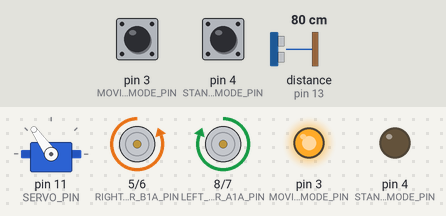
Simulated run of this sketch. Board: Arduino Uno, built with avr-gcc and run on an emulated ATmega328P. Parts: servo, motor-driver pin pairs drawn as motors (green arrow = first pin HIGH = forward, orange = second pin HIGH = backward, longer = more drive), output pins drawn as LEDs (lit = HIGH). Wiring (inferred from the names in the program): ultrasonic range finder: trigger pin 12; echo pin 13. The test bench sets the inputs (shaded band); at power-on: distance to the obstacle (sensor on pin 13) 80 cm, pin 4 (STAND_MODE_PIN) LOW, pin 3 (MOVING_MODE_PIN) LOW. The echo pulse lasts 58.3 µs per cm; random numbers use the default seed unless the sketch sets one; pins used as bus, display or sensor lines are not drawn.

Above: at 1.2 s.
1.3 s: distance to the obstacle (sensor on pin 13) set to 26 cm
4.3 s: distance to the obstacle (sensor on pin 13) set to 22 cm
At 5.2 s:
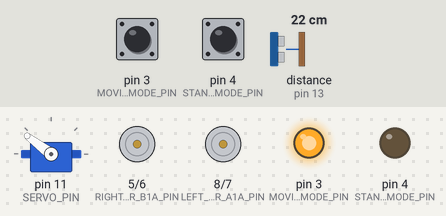
7.3 s: pin 4 (STAND_MODE_PIN) pulled HIGH for 0.15 s
At 8.2 s:
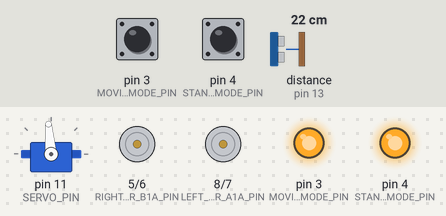
8.9 s: pin 3 (MOVING_MODE_PIN) pulled HIGH for 0.15 s
At 10.1 s:
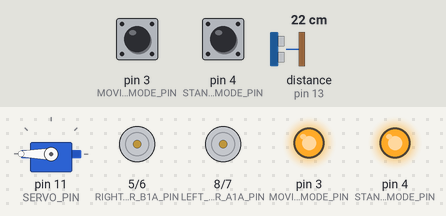
12.0 s: distance to the obstacle (sensor on pin 13) set to 35 cm
15.0 s: pin 4 (STAND_MODE_PIN) pulled HIGH for 1 s
At 16.4 s:
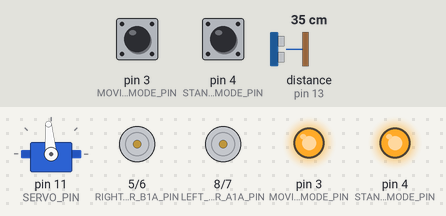
Timing chart, 0 to 18.0 s (numbered marks = the images above; inputs shaded):
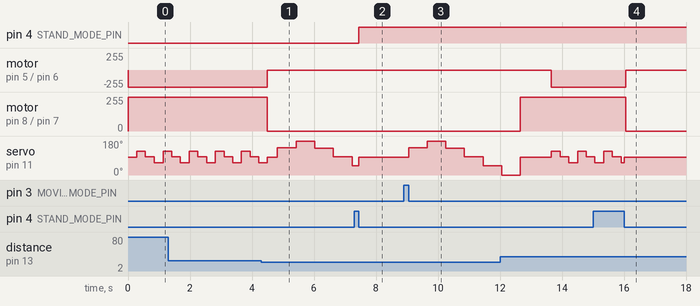

Measured:
- the behaviour switches between 24 and 23 cm on distance to the obstacle (sensor on pin 13) (found by bisection; images 0 and 1)
- after the input at 4.3 s, motor on pin 5 (RIGHT_MOTOR_B1A_PIN) / pin 6 (RIGHT_MOTOR_B1B_PIN): backward 255/255 → stopped after 0.20 s; motor on pin 8 (LEFT_MOTOR_A1A_PIN) / pin 7 (LEFT_MOTOR_A1B_PIN): forward 255/255 → stopped after 0.20 s
- after the input at 7.3 s, pin 4 (STAND_MODE_PIN): LOW → HIGH after 0.15 s
- after the input at 8.9 s, servo on pin 11 (SERVO_PIN): 95° → 143° after 0.15 s, → 180° 0.60 s later, → 142° 0.60 s later, → 96° 0.60 s later, … (5 changes in this stretch)
- after the input at 15.0 s, motor on pin 5 (RIGHT_MOTOR_B1A_PIN) / pin 6 (RIGHT_MOTOR_B1B_PIN): backward 255/255 → stopped after 1.1 s; motor on pin 8 (LEFT_MOTOR_A1A_PIN) / pin 7 (LEFT_MOTOR_A1B_PIN): forward 255/255 → stopped after 1.1 s
- by itself, servo on pin 11 (SERVO_PIN): rises from 65° to 180° in 0.92 s, then falls to 48° in 1.8 s

The sketch:

arduino_robot.ino
```cpp
#include "fsm.h"
void setup()
{
   initialize();
}
void loop()
{
  realWorld();
  performTaskByState();
}
```

fsm.h
```cpp
/*
  fsm.h is used for states.
  Variables are used to store only time, states, task arrays.
*/
#include "robot_control.h"
//creating type void func named task
typedef void(*task)();

//forward declaration
void updateTime(uint64_t *millisVar);
void performTask(task myTask, uint64_t *elapsedTime, uint64_t constant);
void clearPathStates();
void stopMoving();
void moveForward();
void moveBackward();
void moveLeft();
void moveRight();
void servoStandScan();
void servoMoveScan();
void initRobotTasks();
void realWorld();
void performTaskByState();
void movingModeWorld();
void standModeWorld();

//Variable declaration
//time
static uint64_t millisSensor = 0;
static uint64_t millisServo = 0;
static uint64_t moveMillis = 0;

//specific vars
static int16_t curDistance = DEFAULT_DISTANCE;

//states
static uint8_t state = MOVE_FORWARD_STATE;
static uint8_t worldState = NO_OBJECTS;
static uint8_t pathState[] = {EMPTY,EMPTY}; //left, right

//robot tasks
static task stateTasks[] = {(task) stopMoving, (task) moveForward, (task) moveLeft, (task) moveRight, (task) moveBackward, (task) servoStandScan, (task) servoMoveScan};
static task worldTasks[] = {(task) movingModeWorld, (task) standModeWorld};

void updateTime(uint64_t *millisVar)
{
  *millisVar = millis();
}

void updateAllTime()
{
  updateTime(&millisSensor);
  updateTime(&millisServo);
  updateTime(&moveMillis);
}

void clearPathStates()
{
  pathState[LEFT] = EMPTY;
  pathState[RIGHT] = EMPTY;
}

void performTask(task myTask, uint64_t *elapsedTime, uint64_t constant)
{
  uint64_t millisCurrent = 0;
  updateTime(&millisCurrent);
  if (millisCurrent - *elapsedTime > constant)
  {
    *elapsedTime = millisCurrent;
    myTask();
  }
}

void stopMoving()
{
  stopMotors();
  if (getRobotMode() == MOVING_MODE)
  {
    if (worldState == NO_OBJECTS) worldState = COLLISION; //used for correct mode changing
    state = SERVO_STAND_SCAN_STATE;
  }
}

void moveForward()
{
  robotMove(MOVE_FORWARD, HIGH_MOTOR_SPEED);
  state = SERVO_MOVE_SCAN_STATE;
}

void moveBackward()
{
  robotMove(MOVE_BACKWARD, NORMAL_MOTOR_SPEED);
  if (getRobotMode() == MOVING_MODE)
  {
    performTask([]() {
      updateAllTime();
      worldState = COLLISION;
      state = STOP_STATE;
      }, &moveMillis, CHANGE_STATE_TO_STAND_SCAN_DELAY);
  }
}

void moveLeft()
{
  robotMove(MOVE_LEFT, SLOW_MOTOR_SPEED);
  performTask([](){state = MOVE_FORWARD_STATE;}, &moveMillis, CHANGE_STATE_TO_FORWARD_DELAY);
}

void moveRight()
{
  robotMove(MOVE_RIGHT, SLOW_MOTOR_SPEED);
  performTask([](){state = MOVE_FORWARD_STATE;}, &moveMillis, CHANGE_STATE_TO_FORWARD_DELAY);
}

void servoStandScan()
{
  performTask(&changeServoPos, &millisServo, SERVO_DELAY);
}

void servoMoveScan()
{
  if (worldState == NO_OBJECTS) performTask(&smallChangeServoPos, &millisServo, SERVO_FAST_DELAY);
  else state = STOP_STATE;
}

void movingModeWorld()
{
  bool isColliding = false;
  int16_t curDistance = DEFAULT_DISTANCE;
  if (worldState == NO_OBJECTS)
  {
    performTask(&sensorScan, &millisSensor, SENSOR_FAST_DELAY);
    curDistance = getDistance();
    isColliding = (curDistance <= COLLIDE_RANGE && curDistance >= 0);
  }
  if (state == SERVO_MOVE_SCAN_STATE && worldState == NO_OBJECTS)
  {
    if (isColliding)
    {
      worldState = COLLISION;
      rotateServo(SERVO_FORWARD_TO_LEFT);
    }
  }
  else if (worldState == COLLISION)
  {
    performTask(&sensorScan, &millisSensor, SENSOR_DELAY);
    curDistance = getDistance();
    isColliding = (curDistance <= COLLIDE_RANGE && curDistance >= 0);
    if (curDistance != DEFAULT_DISTANCE)
    {
      switch(getServoPos())
        {
          case SERVO_LEFT:
          case SERVO_HALF_LEFT:
            if (pathState[LEFT] == EMPTY || pathState[LEFT] == NO_OBJECTS) pathState[LEFT] = (isColliding) ? COLLISION : NO_OBJECTS;
            break;
          case SERVO_RIGHT:
          case SERVO_HALF_RIGHT:
            if (pathState[RIGHT] == EMPTY || pathState[RIGHT] == NO_OBJECTS) pathState[RIGHT] = (isColliding) ? COLLISION : NO_OBJECTS;
            break;
        }
    }
    if (getServoPos() == SERVO_HALF_RIGHT_TO_LEFT)
    {
      if (pathState[RIGHT] == COLLISION && pathState[LEFT] == COLLISION)
      {
        worldState = COLLISION_EVERYWHERE;
        state = MOVE_BACKWARD_STATE;
      }
      else if (pathState[RIGHT] == NO_OBJECTS && pathState[LEFT] == NO_OBJECTS) state = random(2,4);
      else if (pathState[RIGHT] == NO_OBJECTS && pathState[LEFT] == COLLISION) state = MOVE_RIGHT_STATE;
      else if (pathState[LEFT] == NO_OBJECTS && pathState[RIGHT] == COLLISION) state = MOVE_LEFT_STATE;
      if (pathState[LEFT] != EMPTY && pathState[RIGHT] != EMPTY)
      {
        rotateServo(SERVO_FORWARD_TO_LEFT);
        updateAllTime();
        if (pathState[RIGHT] == NO_OBJECTS || pathState[LEFT] == NO_OBJECTS) worldState = NO_OBJECTS;
        clearPathStates();
      }
    }
  }
}

void standModeWorld()
{
  int16_t curDistance = DEFAULT_DISTANCE;
  if (getServoPos() != SERVO_FORWARD_TO_LEFT)
  {
    rotateServo(SERVO_FORWARD_TO_LEFT);
    updateTime(&millisSensor);
  }
  performTask(&sensorScan, &millisSensor, SENSOR_ULTRA_FAST_DELAY);
  curDistance = getDistance();
  if (curDistance <= STANDMODE_COLLIDE_RANGE && curDistance >= 0)
  {
    state = MOVE_BACKWARD_STATE;
    worldState = COLLISION;
  }
  else if (curDistance != DEFAULT_DISTANCE)
  {
    worldState = NO_OBJECTS;
    state = STOP_STATE;
  }
}

void realWorld()
{
  checkRobotMode();
  worldTasks[getRobotMode()]();
}

void performTaskByState()
{
  stateTasks[state]();
}
```

robot_control.h
```cpp
/*
  robot_control.h is used for basic robot functions and pin intialization.
  Variables are used to store robot parameters. Exam.: servoPos - servo position
*/
#include "config.h"
#include <Servo.h>

//forward declaration
void robotMove();
void checkRobotMode();
void stopMotors();
void initialize();
void rotateServo(uint8_t rotation_angle);
void changeServoPos();
void sensorScan();
int16_t getDistance();
uint8_t getServoPos();
uint8_t getRobotMode();

//variables
static Servo servo;
static int16_t distance;
static uint8_t servoPos;
static uint8_t robotMode;
static bool modeLock = false;

void robotMove(uint8_t direction, uint8_t speed)
{
    switch(direction)
    {
        case MOVE_BACKWARD:
            analogWrite(RIGHT_MOTOR_B1A_PIN, speed);
            digitalWrite(RIGHT_MOTOR_B1B_PIN, LOW);
            digitalWrite(LEFT_MOTOR_A1A_PIN, LOW);
            analogWrite(LEFT_MOTOR_A1B_PIN, speed);
            break;
        case MOVE_FORWARD:
            digitalWrite(RIGHT_MOTOR_B1B_PIN, speed);
            analogWrite(RIGHT_MOTOR_B1A_PIN, LOW);
            analogWrite(LEFT_MOTOR_A1A_PIN, speed);
            digitalWrite(LEFT_MOTOR_A1B_PIN, LOW);
            break;
        case MOVE_LEFT:
            analogWrite(RIGHT_MOTOR_B1A_PIN, speed);
            digitalWrite(RIGHT_MOTOR_B1B_PIN, LOW);
            digitalWrite(LEFT_MOTOR_A1A_PIN, LOW);
            digitalWrite(LEFT_MOTOR_A1B_PIN, LOW);
            break;
        case MOVE_RIGHT:
            digitalWrite(RIGHT_MOTOR_B1A_PIN, LOW);
            digitalWrite(RIGHT_MOTOR_B1B_PIN, LOW);
            analogWrite(LEFT_MOTOR_A1A_PIN, speed);
            digitalWrite(LEFT_MOTOR_A1B_PIN, LOW);
            break;
        default:
            stopMotors();
            break;
    }
}

void checkRobotMode()
{
   uint8_t readPin = (robotMode == MOVING_MODE)? STAND_MODE_PIN : MOVING_MODE_PIN;
   uint8_t digitalValue = digitalRead(readPin);
   if (modeLock == false && digitalValue == HIGH) modeLock = true;
   else if(modeLock == true && digitalValue == LOW)
   {
    switch(readPin)
    {
      case STAND_MODE_PIN:
        robotMode = STAND_MODE;
        pinMode(STAND_MODE_PIN, OUTPUT);
        pinMode(MOVING_MODE_PIN, INPUT);
        digitalWrite(STAND_MODE_PIN, HIGH);
        break;
      case MOVING_MODE_PIN:
        robotMode = MOVING_MODE;
        pinMode(MOVING_MODE_PIN, OUTPUT);
        pinMode(STAND_MODE_PIN, INPUT);
        digitalWrite(MOVING_MODE_PIN, HIGH);
        break;
    }
    modeLock = false;
   }
}


void stopMotors()
{
    digitalWrite(RIGHT_MOTOR_B1A_PIN, LOW);
    digitalWrite(RIGHT_MOTOR_B1B_PIN, LOW);
    digitalWrite(LEFT_MOTOR_A1A_PIN, LOW);
    digitalWrite(LEFT_MOTOR_A1B_PIN, LOW);
}

void initialize()
{
  robotMode = MOVING_MODE;
  servoPos = SERVO_FORWARD_TO_LEFT;
  distance = DEFAULT_DISTANCE;
  randomSeed(analogRead(RANDOM_VALUE_PIN));
  pinMode(RIGHT_MOTOR_B1B_PIN, OUTPUT);
  pinMode(RIGHT_MOTOR_B1A_PIN, OUTPUT);
  pinMode(LEFT_MOTOR_A1A_PIN, OUTPUT);
  pinMode(LEFT_MOTOR_A1B_PIN, OUTPUT);
  pinMode(SENSOR_TRIG_PIN, OUTPUT);
  pinMode(SENSOR_ECHO_PIN, INPUT);
  pinMode(MOVING_MODE_PIN, OUTPUT);
  pinMode(STAND_MODE_PIN, INPUT);
  digitalWrite(MOVING_MODE_PIN, HIGH);
  servo.attach(SERVO_PIN);
  servo.write(servoPos);
}

void rotateServo(uint8_t rotation_angle)
{
  servoPos = rotation_angle;
  servo.write(servoPos);
}

void changeServoPos()
{
  switch (servoPos)
  {
    case SERVO_LEFT:
      rotateServo(SERVO_HALF_LEFT_TO_RIGHT);
      break;
    case SERVO_HALF_LEFT_TO_RIGHT:
      rotateServo(SERVO_FORWARD_TO_RIGHT);
      break;
    case SERVO_FORWARD_TO_RIGHT:
      rotateServo(SERVO_HALF_RIGHT);
      break;
    case SERVO_HALF_RIGHT:
      rotateServo(SERVO_RIGHT);
      break;
    case SERVO_RIGHT:
      rotateServo(SERVO_HALF_RIGHT_TO_LEFT);
      break;
    case SERVO_HALF_RIGHT_TO_LEFT:
      rotateServo(SERVO_FORWARD_TO_LEFT);
      break;
    case SERVO_FORWARD_TO_LEFT:
      rotateServo(SERVO_HALF_LEFT);
      break;
    case SERVO_HALF_LEFT:
      rotateServo(SERVO_LEFT);
      break;
    default:
      rotateServo(SERVO_FORWARD_TO_LEFT);
      break;
  }
}

void smallChangeServoPos()
{
  switch (servoPos)
  {
    case SERVO_QUATER_HALF_LEFT:
      rotateServo(SERVO_FORWARD_TO_RIGHT);
      break;
    case SERVO_FORWARD_TO_RIGHT:
      rotateServo(SERVO_QUATER_HALF_RIGHT);
      break;
    case SERVO_QUATER_HALF_RIGHT:
      rotateServo(SERVO_QUATER_HALF_LEFT);
      break;
    case SERVO_FORWARD_TO_LEFT:
      rotateServo(SERVO_QUATER_HALF_LEFT);
      break;
  }
}

void sensorScan()
{
  int64_t duration = 0;
  digitalWrite(SENSOR_TRIG_PIN, LOW);
  delayMicroseconds(2);
  digitalWrite(SENSOR_TRIG_PIN, HIGH);
  delayMicroseconds(10);
  digitalWrite(SENSOR_TRIG_PIN, LOW);
  duration = pulseIn(SENSOR_ECHO_PIN, HIGH);
  distance = (duration / 2) / 29.1;
}

int16_t getDistance()
{
  int16_t curDistance = distance;
  distance = DEFAULT_DISTANCE;
  return curDistance;
}

uint8_t getServoPos()
{
  return servoPos;
}

uint8_t getRobotMode()
{
  return robotMode;
}
```

config.h
```cpp
#ifndef _config_h
//pins
#define RANDOM_VALUE_PIN 0
#define MOVING_MODE_PIN 3
#define STAND_MODE_PIN 4
#define RIGHT_MOTOR_B1A_PIN 5
#define RIGHT_MOTOR_B1B_PIN 6
#define LEFT_MOTOR_A1B_PIN 7
#define LEFT_MOTOR_A1A_PIN 8
#define SERVO_PIN 11
#define SENSOR_TRIG_PIN 12
#define SENSOR_ECHO_PIN 13

//move directions
#define STOP 0
#define MOVE_FORWARD 1
#define MOVE_LEFT 2
#define MOVE_RIGHT 3
#define MOVE_BACKWARD 4

//states
#define STOP_STATE 0
#define MOVE_FORWARD_STATE 1
#define MOVE_LEFT_STATE 2
#define MOVE_RIGHT_STATE 3
#define MOVE_BACKWARD_STATE 4
#define SERVO_STAND_SCAN_STATE 5
#define SERVO_MOVE_SCAN_STATE 6

//motor speed
#define SLOW_MOTOR_SPEED 190
#define NORMAL_MOTOR_SPEED 225
#define HIGH_MOTOR_SPEED 250

//robot modes
#define MOVING_MODE 0
#define STAND_MODE 1

//servo angles
#define SERVO_RIGHT 0
#define SERVO_HALF_RIGHT 48
#define SERVO_HALF_RIGHT_TO_LEFT 49
#define SERVO_HALF_LEFT 143
#define SERVO_HALF_LEFT_TO_RIGHT 142
#define SERVO_LEFT 180
#define SERVO_FORWARD_TO_LEFT 95
#define SERVO_FORWARD_TO_RIGHT 96
//servo half quater angles
#define SERVO_QUATER_HALF_RIGHT 65
#define SERVO_QUATER_HALF_LEFT 125

//multitasking constants
#define SENSOR_DELAY 600
#define SERVO_DELAY 600
#define SENSOR_FAST_DELAY 280
#define SENSOR_ULTRA_FAST_DELAY 60
#define SERVO_FAST_DELAY 280
#define CHANGE_STATE_TO_STAND_SCAN_DELAY 800
#define CHANGE_STATE_TO_FORWARD_DELAY 1000

//world states
#define NO_OBJECTS 0
#define COLLISION 1
#define COLLISION_EVERYWHERE 2
#define EMPTY 3

//Collide range
#define COLLIDE_RANGE 22
#define STANDMODE_COLLIDE_RANGE 15

//Distance const
#define DEFAULT_DISTANCE -1

//path const
#define LEFT 0
#define RIGHT 1

#endif
```
